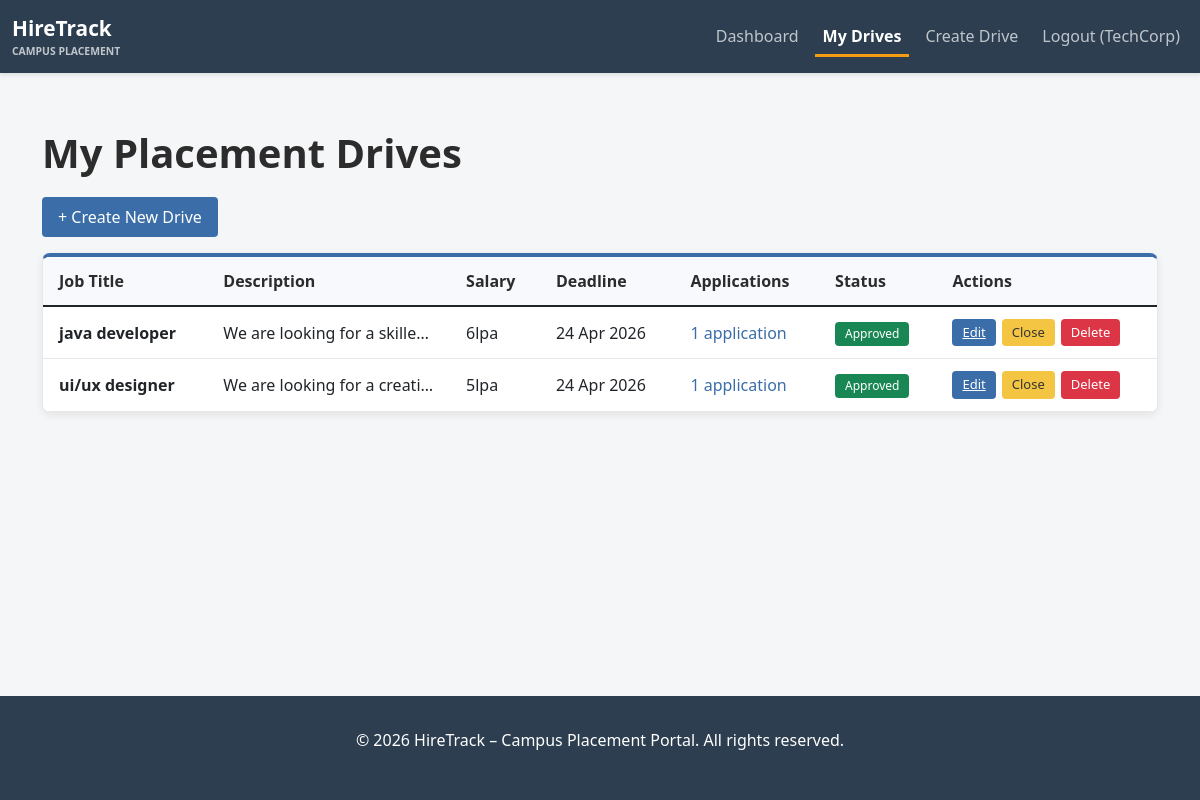
Page /company/drives (signed in) on the committed database.
### app/models.py (models this page shows, shortened)
class Company(UserMixin, db.Model):
    __tablename__ = 'company'
    id = db.Column(db.Integer, primary_key=True)
    company_name = db.Column(db.String(255), nullable=False, unique=True)
    email = db.Column(db.String(120), unique=True, nullable=False, index=True)
    password_hash = db.Column(db.String(255), nullable=False)
    hr_contact = db.Column(db.String(120), nullable=False)
    website = db.Column(db.String(255))
    approval_status = db.Column(db.String(20), default='Pending')  # Pending, Approved, Rejected
    is_active = db.Column(db.Boolean, default=True)
    created_at = db.Column(db.DateTime, default=datetime.utcnow)
    placement_drives = db.relationship('PlacementDrive', backref='company', lazy=True, cascade='all, delete-orphan')

class PlacementDrive(db.Model):
    __tablename__ = 'placement_drive'
    id = db.Column(db.Integer, primary_key=True)
    company_id = db.Column(db.Integer, db.ForeignKey('company.id'), nullable=False)
    job_title = db.Column(db.String(255), nullable=False)
    job_description = db.Column(db.Text, nullable=False)
    eligibility_criteria = db.Column(db.Text)
    salary = db.Column(db.String(100))
    application_deadline = db.Column(db.DateTime, nullable=False)
    status = db.Column(db.String(20), default='Pending')  # Pending, Approved, Closed, Rejected
    created_at = db.Column(db.DateTime, default=datetime.utcnow)
    updated_at = db.Column(db.DateTime, default=datetime.utcnow, onupdate=datetime.utcnow)
    applications = db.relationship('Application', backref='placement_drive', lazy=True, cascade='all, delete-orphan')
    def get_application_count(self):
        return Application.query.filter_by(drive_id=self.id).count()

### app/routes.py (the view)
@company_bp.route('/drives')
@company_required
def view_drives():
    page = request.args.get('page', 1, type=int)
    drives = PlacementDrive.query.filter_by(company_id=current_user.id).paginate(page=page, per_page=10)
    return render_template('company/view_drives.html', drives=drives)

### app/routes.py (called while the page is built)
def company_required(f):
    @wraps(f)
    def decorated_function(*args, **kwargs):
        if not current_user.is_authenticated or not isinstance(current_user, Company):
            flash('You must be logged in as company to access this page.', 'danger')
            return redirect(url_for('auth.login'))
        if current_user.approval_status != 'Approved':
            flash('Your company account is not approved yet.', 'warning')
            return redirect(url_for('main.index'))
        return f(*args, **kwargs)
    return decorated_function

### app/templates/company/view_drives.html (shortened to what this page needs)
{% extends "base.html" %}
{% block content %}
<div class="container mt-4">
<h1 class="page-header">My Placement Drives</h1>
<a href="{{ url_for('company.create_drive') }}" class="btn btn-create-drive mb-3">
+ Create New Drive
</a>
<div class="table-container">
<div class="table-responsive">
<table class="table">
<thead>
<tr>
<th>Job Title</th>
<th>Description</th>
<th>Salary</th>
<th>Deadline</th>
<th>Applications</th>
<th>Status</th>
<th>Actions</th>
</tr>
</thead>
<tbody>
{% if drives.items %}
{% for drive in drives.items %}
<tr>
<td><strong>{{ drive.job_title }}</strong></td>
<td class="description-cell">
{{ drive.job_description[:60] }}...
</td>
<td>{{ drive.salary or 'N/A' }}</td>
<td>{{ drive.application_deadline.strftime('%d %b %Y') }}</td>
<td>
<a href="{{ url_for('company.view_applications', drive_id=drive.id) }}"
class="applications-link">
{{ drive.get_application_count() }} application{{ 's' if drive.get_application_count() != 1 else '' }}
</a>
</td>
<td>
{% if drive.status == 'Pending' %}
<span class="badge bg-warning text-dark">Pending</span>
{% elif drive.status == 'Approved' %}
<span class="badge bg-success">Approved</span>
{% elif drive.status == 'Closed' %}
<span class="badge bg-secondary">Closed</span>
{% else %}
<span class="badge bg-danger">Rejected</span>
{% endif %}
</td>
<td>
<div class="actions">
<a href="{{ url_for('company.edit_drive', drive_id=drive.id) }}"
class="btn-action btn-edit">
Edit
</a>
{% if drive.status == 'Approved' %}
<form method="POST"
action="{{ url_for('company.close_drive', drive_id=drive.id) }}">
<button type="submit"
class="btn-action btn-close-drive">
Close
</button>
</form>
{% endif %}
<form method="POST"
action="{{ url_for('company.delete_drive', drive_id=drive.id) }}"
onsubmit="return confirm('Delete this drive?');">
<button type="submit"
class="btn-action btn-delete">
Delete
</button>
</form>
</div>
</td>
</tr>
{% endfor %}
{% endif %}
</tbody>
</table>
</div>
</div>
</div>
{% endblock %}

### app/templates/base.html (shortened to what this page needs)
<!DOCTYPE html>
<html lang="en">
<head>
<link rel="stylesheet" href="https://cdn.jsdelivr.net/npm/bootstrap@5.1.3/dist/css/bootstrap.min.css">
</head>
<body>
<nav class="navbar navbar-expand-lg navbar-dark">
<div class="container-fluid">
<a class="navbar-brand d-flex align-items-center" href="{{ url_for('main.index') }}">
<div>
<div style="font-weight:700;font-size:1.3rem;">HireTrack</div>
<div style="font-size:0.65rem;opacity:0.7;">CAMPUS PLACEMENT</div>
</div>
</a>
<div class="collapse navbar-collapse" id="navbarNav">
<ul class="navbar-nav ms-auto gap-2">
{% if current_user.is_authenticated %}
{% if current_user.__class__.__name__ == 'Admin' %}
<li class="nav-item">
<a class="nav-link {% if request.endpoint=='admin.dashboard' %}active{% endif %}"
href="{{ url_for('admin.dashboard') }}">Admin Dashboard</a>
</li>
<li class="nav-item">
<a class="nav-link {% if request.endpoint=='admin.manage_companies' %}active{% endif %}"
href="{{ url_for('admin.manage_companies') }}">Companies</a>
</li>
<li class="nav-item">
<a class="nav-link {% if request.endpoint=='admin.manage_students' %}active{% endif %}"
href="{{ url_for('admin.manage_students') }}">Students</a>
</li>
<li class="nav-item">
<a class="nav-link {% if request.endpoint=='admin.manage_drives' %}active{% endif %}"
href="{{ url_for('admin.manage_drives') }}">Drives</a>
</li>
<li class="nav-item">
<a class="nav-link {% if request.endpoint=='admin.view_applications' %}active{% endif %}"
href="{{ url_for('admin.view_applications') }}">Applications</a>
</li>
{% elif current_user.__class__.__name__ == 'Company' %}
<li class="nav-item">
<a class="nav-link {% if request.endpoint=='company.dashboard' %}active{% endif %}"
href="{{ url_for('company.dashboard') }}">Dashboard</a>
</li>
<li class="nav-item">
<a class="nav-link {% if request.endpoint=='company.view_drives' %}active{% endif %}"
href="{{ url_for('company.view_drives') }}">My Drives</a>
</li>
<li class="nav-item">
<a class="nav-link {% if request.endpoint=='company.create_drive' %}active{% endif %}"
href="{{ url_for('company.create_drive') }}">Create Drive</a>
</li>
{% endif %}
<li class="nav-item">
<a class="nav-link" href="{{ url_for('auth.logout') }}">
Logout ({{ current_user.username if current_user.__class__.__name__ == 'Admin' else current_user.company_name if current_user.__class__.__name__ == 'Company' else current_user.name }})
</a>
</li>
{% endif %}
</ul>
</div>
</div>
</nav>
<div class="container-main">
{% block content %}{% endblock %}
</div>
<footer>
<p>&copy; 2026 HireTrack – Campus Placement Portal. All rights reserved.</p>
</footer>
</body>
</html>

### app/templates/base.html (style rules this page uses)
:root { --primary-color:#2c3e50; --secondary-color:#3498db; --success-color:#27ae60; --danger-color:#e74c3c; --warning-color:#f39c12; }
body { font-family:'Segoe UI',Tahoma,Geneva,Verdana,sans-serif; background-color:#f5f6f8; }
.navbar { background-color:var(--primary-color); box-shadow:0 2px 4px rgba(0,0,0,0.1); }
.navbar-brand { font-weight:700; font-size:1.5rem; }
.container-main { margin-top:2rem; margin-bottom:2rem; }
html, body { height: 100%; }
body { display: flex; flex-direction: column; }
.container-main { flex: 1; }
.table { background-color:white; border-radius:8px; }
.badge { padding:0.5rem 1rem; font-weight:500; }
.nav-link { color:rgba(255,255,255,0.7)!important; transition:all 0.2s ease; }
.nav-link.active { color:white!important; border-bottom:3px solid #f39c12; font-weight:600; padding-bottom:6px; }
footer { background-color:var(--primary-color); color:white; padding:2rem 0; margin-top:3rem; text-align:center; }

### app/templates/company/view_drives.html (style rules this page uses)
:root { --company-primary:#2c2c2c; --company-accent:#3b6ea8; --light-bg:#f5f6f8; --card-white:#ffffff; --border-light:#e8e8e8; }
body { background-color:var(--light-bg); }
.page-header { color:var(--company-primary); font-weight:700; margin-bottom:20px; }
.btn-create-drive { background:var(--company-accent); border:none; color:white; padding:8px 16px; font-weight:500; }
.table-container { background:white; border-radius:8px; box-shadow:0 2px 8px rgba(0,0,0,0.08); border:1px solid var(--border-light); border-top:4px solid var(--company-accent); overflow:hidden; }
.table { margin:0; background:white; }
.table thead { background:#f7f9fc; border-bottom:1px solid var(--border-light); }
.table thead th { font-weight:600; color:#2c2c2c; padding:12px 16px; border:none; }
.table tbody td { padding:12px 16px; vertical-align:middle; border-bottom:1px solid var(--border-light); }
.description-cell { max-width:220px; white-space:nowrap; overflow:hidden; text-overflow:ellipsis; }
.applications-link { color:var(--company-accent); font-weight:500; text-decoration:none; }
.badge { padding:6px 10px; font-size:12px; }
.actions { display:flex; gap:6px; flex-wrap:nowrap; }
.btn-action { padding:4px 10px; font-size:13px; border-radius:4px; border:none; color:white; }
.btn-edit { background:var(--company-accent); }
.btn-close-drive { background:#f4c542; color:#333; }
.btn-delete { background:#dc3545; }

### rows in the picture
Company: company_name "TechCorp"
PlacementDrive: job_title "java developer", job_description "We are looking for a skille…", salary "6lpa", application_deadline "24 Apr 2026", get_application_count "1", status "Approved"
PlacementDrive: job_title "ui/ux designer", job_description "We are looking for a creati…", salary "5lpa", application_deadline "24 Apr 2026", get_application_count "1", status "Approved"
